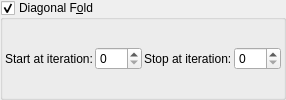
    <widget class="MyGroupBox" name="groupCheck_transf_function_enabledJ_false">
     <property name="toolTip">
      <string>&lt;html&gt;&lt;head/&gt;&lt;body&gt;&lt;p&gt;bailout may need to be increased for this option&lt;/p&gt;&lt;/body&gt;&lt;/html&gt;</string>
     </property>
     <property name="title">
      <string>Diagonal F&amp;old</string>
     </property>
     <property name="checkable">
      <bool>true</bool>
     </property>
     <layout class="QVBoxLayout" name="verticalLayout_13" stretch="0">
      <property name="spacing">
       <number>2</number>
      </property>
      <property name="leftMargin">
       <number>2</number>
      </property>
      <property name="topMargin">
       <number>2</number>
      </property>
      <property name="rightMargin">
       <number>2</number>
      </property>
      <property name="bottomMargin">
       <number>2</number>
      </property>
      <item>
       <layout class="QGridLayout" name="gridLayout_68">
        <property name="spacing">
         <number>2</number>
        </property>
        <item row="1" column="3">
         <widget class="MySpinBox" name="spinboxInt_transf_stop_iterations_A">
          <property name="sizePolicy">
           <sizepolicy hsizetype="Minimum" vsizetype="Maximum">
            <horstretch>0</horstretch>
            <verstretch>0</verstretch>
           </sizepolicy>
          </property>
          <property name="maximum">
           <number>999</number>
          </property>
         </widget>
        </item>
        <item row="1" column="1">
         <widget class="MySpinBox" name="spinboxInt_transf_start_iterations_A">
          <property name="sizePolicy">
           <sizepolicy hsizetype="Minimum" vsizetype="Maximum">
            <horstretch>0</horstretch>
            <verstretch>0</verstretch>
           </sizepolicy>
          </property>
          <property name="maximum">
           <number>999</number>
          </property>
         </widget>
        </item>
        <item row="1" column="0">
         <widget class="QLabel" name="label_273">
          <property name="text">
           <string>Start at iteration:</string>
          </property>
         </widget>
        </item>
        <item row="1" column="2">
         <widget class="QLabel" name="label_274">
          <property name="text">
           <string>Stop at iteration:</string>
          </property>
         </widget>
        </item>
       </layout>
      </item>
     </layout>
    </widget>
